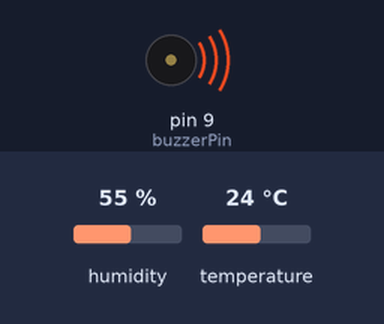
Bench run of a sketch on a simulated Arduino Uno, built with avr-gcc and run on an emulated ATmega328P. Shown: buzzer (waves = sounding). The inputs (shaded band) are chosen by the test bench; at power-on: humidity 55 %, temperature 24 °C. What the sketch prints to the serial monitor is not drawn.

Above: at 0.4 s.
Timing chart, 0 to 4.6 s (numbered marks = the images above):
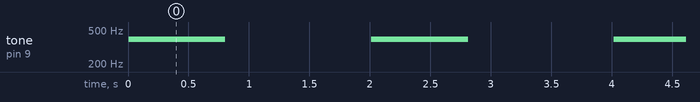

Measured:
- by itself, tone on pin 9 (buzzerPin): alternates 392 Hz for 0.80 s and silent for 1.2 s

The sketch:

tempJava.ino
```cpp
#include <DHT.h>

#define DHTPIN 2
#define DHTTYPE DHT22
#define G4 392
#define buzzerPin 9  // Fixed spelling (was "buzerPin")

DHT dht(DHTPIN, DHTTYPE);

void setup() {
  Serial.begin(9600);
  dht.begin();
  pinMode(buzzerPin, OUTPUT);  // Added: Set buzzer pin as output
}

void loop() {
  float tempC = dht.readTemperature();

  if (!isnan(tempC)) {
    Serial.println(tempC);
    tone(buzzerPin, G4, 800);  // Fixed: Corrected spelling and added missing semicolon
  }
  delay(2000);  // DHT22 needs 2 seconds between readings
}
```
